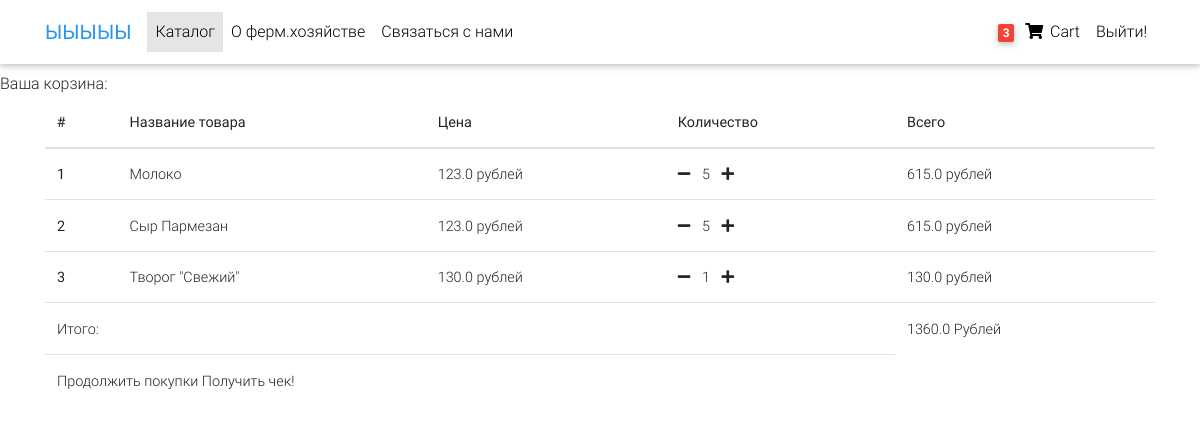
Before: /order/ (signed in) with the older database file.
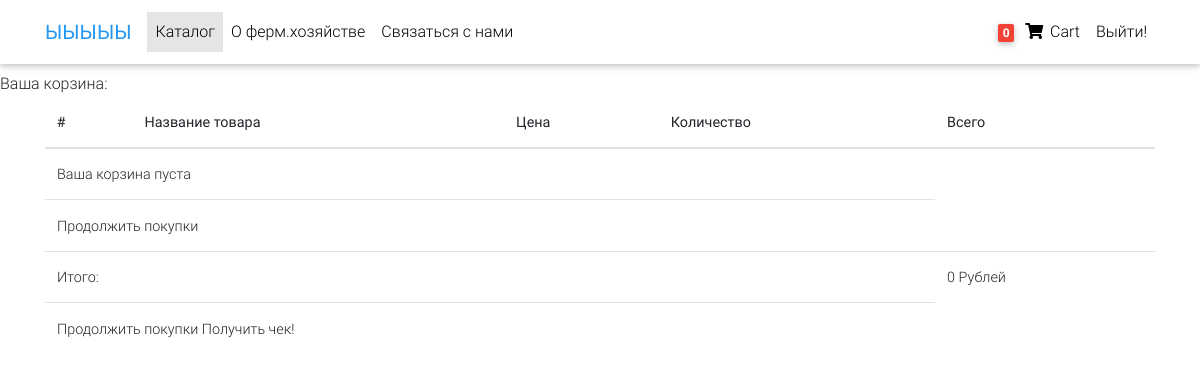
After: the same page with the newer database file.
### users/models.py (models this page shows, shortened)
class Order(models.Model):
    check = models.CharField(max_length=30)
    user = models.ForeignKey('auth.User', on_delete=models.CASCADE)
    is_ordered = models.BooleanField(default=False)
    ordered_date = models.DateTimeField()
    tovars = models.ManyToManyField(OrderItem)
    def get_total(self):
        total = 0
        for order_item in self.tovars.all():
            total+=order_item.get_total_item_price()
        return total

class OrderItem(models.Model):
    user = models.ForeignKey('auth.User', on_delete=models.CASCADE, blank=True,null=True)
    ordered = models.BooleanField(default=False)
    item = models.ForeignKey(Tovar, on_delete=models.CASCADE)
    quantity = models.IntegerField(default=1)
    def get_total_item_price(self):
        return self.quantity * self.item.price

class Tovar(models.Model):
    name = models.CharField(max_length=30)
    image = models.ImageField(upload_to='images', blank=True, null=True)
    count = models.IntegerField()
    short_description = models.CharField(max_length=100)
    full_description = models.CharField(max_length=500)
    price = models.FloatField()
    category = models.CharField(choices=CATEGORY_CHOICES, max_length=5)
    creation_time = models.DateTimeField(blank=True,null=False)
    slug = models.SlugField()
    category = models.ForeignKey(Category, on_delete=models.CASCADE)

### users/views.py (the view)
# urls.py: path('order/', OrderView.as_view(), name='order'),
class OrderView(LoginRequiredMixin, View):
    def get(self, *args, **kwargs):
        try:
            order = Order.objects.get(user=self.request.user, is_ordered=False)
            context ={'object':order}
            return render(self.request, "order.html", context)
        except ObjectDoesNotExist:
            messages.error(self.request, "У вас нет заказов!")
            return redirect("/")

### users/templatetags/cart_count_tag.py (called while the page is built)
@register.filter
def cart_item_count(user):
    if user.is_authenticated:
        qs = Order.objects.filter(user=user, is_ordered=False)
        if qs.exists():
            return qs[0].tovars.count()
    return 0

### users/templates/order.html
{% extends 'base_layout.html' %}
{% block content %}
Ваша корзина:
<div class="container">
    <table class="table">
        <thead>
            <tr>
                <th scope="col">#</th>
                <th scope="col">Название товара</th>
                <th scope="col">Цена</th>
                <th scope="col">Количество</th>
                <th scope="col">Всего</th>
            </tr>
        </thead>
        <tbody>
        {% for orderItem in object.tovars.all %}
            <tr>
                <th scope="row">{{ forloop.counter }}</th>
                <td>{{ orderItem.item.name }}</td>
                <td>{{ orderItem.item.price }} рублей</td>
                <td>
                    <a href="{% url 'remove-single-item-from-order' orderItem.item.slug %}"><i class="fas fa-minus mr-2"></i></a>
                    {{ orderItem.quantity }}
                    <a href="{% url 'add-single-item-to-order' orderItem.item.slug %}"><i class="fas fa-plus ml-2"></i></a>
                </td>
                <td>{{ orderItem.get_total_item_price }} рублей</td>
            </tr>
        {% empty %}
            <tr>
                <td colspan="5">Ваша корзина пуста</td>
            </tr>
            <tr>
                <td colspan="4">
                <a href="/">Продолжить покупки</a>
                </td>
            </tr>
        {% endfor %}
        <tr>
                <td colspan="4">Итого:</td>
                <td>{{ object.get_total }} Рублей</td>
        </tr>
        <tr>
            <td colspan="4">
                <a href="/">Продолжить покупки</a>
                <a href="/checkout/">Получить чек!</a>
            </td>
        </tr>
        </tbody>
    </table>
</div>
{% endblock %}

### users/templates/base_layout.html (shortened to what this page needs)
{% load static %}
<html lang="ru">
<head>
  <link rel="stylesheet" href="https://use.fontawesome.com/releases/v5.8.1/css/all.css">
  <link href="{% static 'css/bootstrap.min.css' %}" rel="stylesheet">
  <link href="{% static 'css/mdb.min.css' %}" rel="stylesheet">
  <link href="{% static 'css/style.min.css' %}" rel="stylesheet">
</head>
    {% include "navbar.html" %}
<body>
<div class="mt-5 pt-4">
    <div class="wrapper">
        {% block content %}
        {% endblock %}
    </div>
</div>
</body>
</html>

### users/templates/navbar.html (shortened to what this page needs)
{% load cart_count_tag %}
<nav class="navbar fixed-top navbar-expand-lg navbar-light white scrolling-navbar">
    <div class="container">
      <a class="navbar-brand waves-effect" href="/" >
        <strong class="blue-text">ЫЫЫЫЫ</strong>
      </a>
      <div class="collapse navbar-collapse" id="navbarSupportedContent">
        <ul class="navbar-nav mr-auto">
          <li class="nav-item active">
            <a class="nav-link waves-effect" href="/shop/catalog">Каталог
            </a>
          </li>
                {% if user.is_superuser %}
                <li class="nav-item">
                        <h3>Привет, админ!</h3>
                </li>
                <li class="nav-item">
                        <a class="nav-link waves-effect" href="/shop/create_tovar" >Добавить товар</a>
                </li>
                {% else %}
                <li class="nav-item">
                        <a class="nav-link waves-effect" href="/users/about" >О ферм.хозяйстве</a>
                </li>
                <li class="nav-item">
                        <a class="nav-link waves-effect" href="/users/contact" >Связаться с нами</a>
                </li>
                {% endif %}
        </ul>
        <ul class="navbar-nav nav-flex-icons">
                {% if request.user.is_authenticated %}
                <li class="nav-item">
                        <a class="nav-link waves-effect" href="/order">
                        <span class="badge red z-depth-1 mr-1"> {{ request.user|cart_item_count }} </span>
                                <i class="fas fa-shopping-cart"></i>
                        <span class="clearfix d-none d-sm-inline-block"> Cart </span>
                        </a>
                </li>
                <li class="nav-item">
                        <a class="nav-link waves-effect" href="/custom_logout" >Выйти!</a>
                </li>
                {% endif %}
        </ul>
      </div>
    </div>
  </nav>

### users/templates/base_layout.html (style rules this page uses)
html, body, header, .carousel { height: 60vh; }

Changed rows visible on the page:
removed OrderItem: item.name "Молоко", item.price "123.0", quantity "5", get_total_item_price "615.0"
removed OrderItem: item.name "Сыр Пармезан", item.price "123.0", quantity "5", get_total_item_price "615.0"
removed OrderItem: item.name "Творог \"Свежий\"", item.price "130.0", quantity "1", get_total_item_price "130.0"
computed for Order: get_total "1360.0" → "0"
Other visible differences:
{{ request.user|cart_item_count }}: "3" → "0"
text now shown: "Ваша корзина пуста Продолжить покупки"
